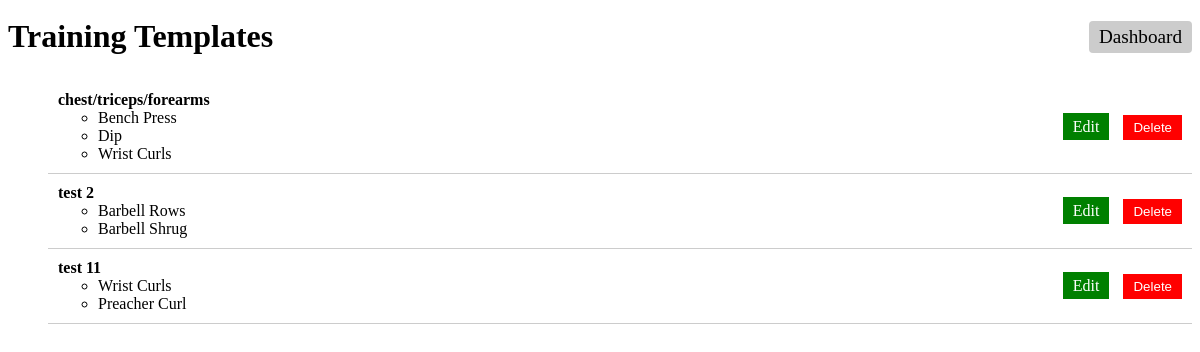
The page /training-templates/ on the database as committed earlier.
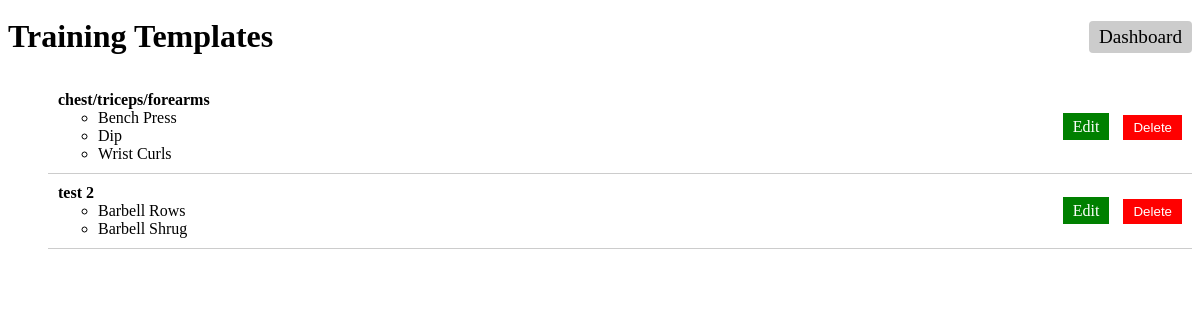
The same page on the database as committed later.
### training_templates/models.py (models this page shows, shortened)
class TrainingTemplate(models.Model):
    name = models.CharField(max_length=100)
    exercises = models.ManyToManyField(Exercise, through='ExerciseOrder')

class ExerciseOrder(models.Model):
    training_template = models.ForeignKey(TrainingTemplate, on_delete=models.CASCADE)
    exercise = models.ForeignKey(Exercise, on_delete=models.CASCADE)
    order = models.PositiveIntegerField()
    class Meta:
        ordering = ['order']

### exercises/models.py (models this page shows, shortened)
class Exercise(models.Model):
    name = models.CharField(max_length=100)
    main_body_part = models.ForeignKey(BodyPart, on_delete=models.CASCADE, related_name='main_body_exercises')
    additional_body_parts = models.ManyToManyField(BodyPart, related_name='additional_body_exercises', blank=True)
    class Meta:
        ordering = ['name']  # Specify ordering by name

### training_templates/views.py (the view)
# urls.py: path('', training_template_list, name='training_template_list'),
def training_template_list(request):
    templates = TrainingTemplate.objects.all()
    template_exercises = [(template, ExerciseOrder.objects.filter(training_template=template).order_by('order'))
                          for template in templates]
    return render(request, 'training_templates/training_template_list.html', {'template_exercises': template_exercises})

### training_templates/templates/training_templates/training_template_list.html (shortened to what this page needs)
<!DOCTYPE html>
<html>
<head>
    {% load static %}
    <link rel="stylesheet" type="text/css" href="{% static 'training_templates/styles.css' %}">
</head>
<body>
    <div class="header">
        <h1>Training Templates</h1>
        <a href="/" class="dashboard-link">Dashboard</a>
    </div>
    <ul>
        {% for template, exercises_in_order in template_exercises %}
            <li class="list-item">
                <div>
                    <strong>{{ template.name }}</strong>
                    <ul>
                        {% for exercise_order in exercises_in_order %}
                            <li>{{ exercise_order.exercise.name }}</li>
                        {% endfor %}
                    </ul>
                </div>
                <div>
                    <a href="{% url 'edit_training_template' template.id %}" class="button edit-button">Edit</a>
                    <form method="post" action="{% url 'delete_template' template.id %}" style="display:inline;">
                        <button type="submit" class="button delete-button">Delete</button>
                    </form>
                </div>
            </li>
        {% endfor %}
    </ul>
</body>
</html>

Rows that differ between the two databases and show on the page:
removed TrainingTemplate: name "test 11"
removed ExerciseOrder: exercise.name "Wrist Curls", shown under "test 11"
removed ExerciseOrder: exercise.name "Preacher Curl", shown under "test 11"
